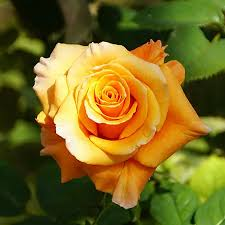
#> input picture Michael/UTS/1-Rose.jpg, 225 x 225 px, given in place of 2-Pentagon.gif, which was not available
$ jupyter execute 'Michael Putra H_C14210184-2.ipynb'
#> lines starting #> are read from the running program, lines starting #| are printed output that depends on the picture; after the words box and inside, x2 and y2 are one past the last pixel; in counts of white or black regions, pixels touching at a corner belong together; pictures that were not available may be replaced by others from this repository, and a replacement may not be noted
[cell 1]
import matplotlib.pyplot as plt
import cv2
import numpy as np

gif_path = "2-Pentagon.gif"

capture = cv2.VideoCapture(gif_path)
ret,frame = capture.read()
#> frame is the input picture: shape (225, 225, 3); mean B, G, R 33.1, 102.6, 118.8

def haris_corner(image):
    gray = cv2.cvtColor(image,cv2.COLOR_BGR2GRAY)
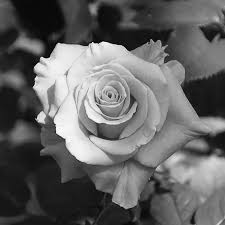
#> gray: shape (225, 225); min 2, max 253, mean 99.6
    gray = np.float32(gray)
    corner = cv2.cornerHarris(gray,10,5,0.04)
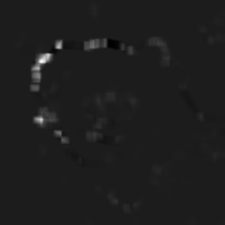
#> corner: shape (225, 225) float32; min -226835168, max 1.83e+09, mean 14699626; drawn with min black and max white
    corner = cv2.dilate(corner,None)
    threshold = corner > 0.01*corner.max()
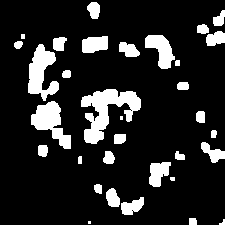
#> threshold: shape (225, 225) bool; 14.7% white; 33 white regions (3 under 20 px), largest, box (x1, y1, x2, y2) and area: (81, 89, 141, 144) 1534, (28, 44, 59, 101) 960, (31, 101, 71, 149) 919
    image[threshold]= [0,255,255]
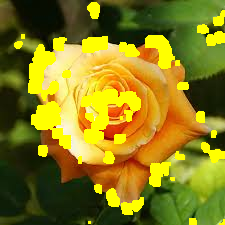
#> image: shape (225, 225, 3); 14.74% of pixels changed, all inside (x1, y1, x2, y2) = (14, 2, 225, 225)

    plt.figure()
    plt.imshow(image, cmap='gray')
    plt.axis('off')

haris_corner(frame)
